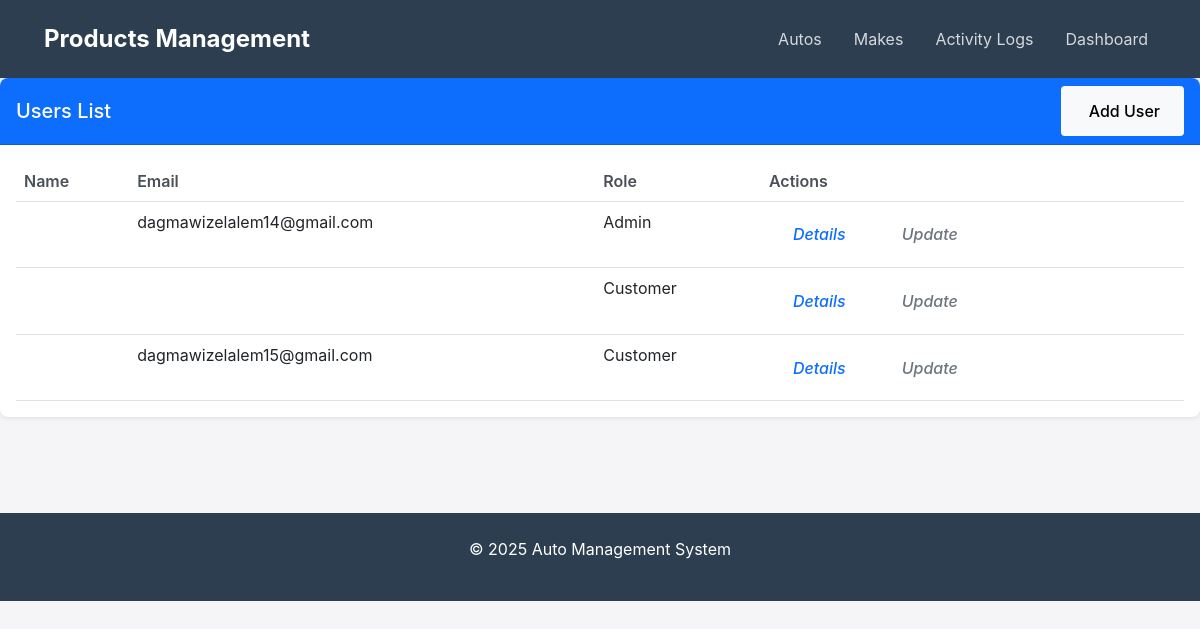
Page /users/ (signed in) on the committed database.
### users/models.py (models this page shows)
class CustomUser(AbstractUser):
    email = models.EmailField(_('email address'), unique=True)
    phone = models.CharField(
        _('phone number'),
        max_length=15,
        blank=True,
        null=True,
        help_text=_('Format: +1234567890')
    )
    address = models.TextField(
        _('address'),
        blank=True,
        null=True,
        help_text=_('Your shipping address')
    )
    class Role(models.TextChoices):
        CUSTOMER = 'CUSTOMER', _('Customer')
        ADMIN = 'ADMIN', _('Admin')
        STAFF = 'STAFF', _('Staff')
    role = models.CharField(
        _('role'),
        max_length=20,
        choices=Role.choices,
        default=Role.CUSTOMER  # Default to customer
    )
    email_verified = models.BooleanField(default=False)
    phone_verified = models.BooleanField(default=False)
    date_joined = models.DateTimeField(auto_now_add=True)
    date_of_birth = models.DateField(
        _('date of birth'),
        blank=True,
        null=True,
        help_text=_('Format: YYYY-MM-DD')
    )
    USERNAME_FIELD = 'email'
    REQUIRED_FIELDS = ['username']
    class Meta:
        verbose_name = _('User')
        verbose_name_plural = _('Users')

### users/views.py (the view)
# urls.py: path('', MainusersView.as_view(), name='main'),
class MainusersView(StaffRequiredMixin, ListView):
    model = CustomUser
    template_name = 'users/main.html'
    context_object_name = 'users_list'
    def get_queryset(self):
        if self.request.user.role == CustomUser.Role.ADMIN:
            return CustomUser.objects.all()
        return CustomUser.objects.filter(role=CustomUser.Role.CUSTOMER)

### cart/context_processors.py (called while the page is built)
def cart(request):
    return {
        'cart_count': len(get_cart(request))
    }

### cart/utils.py (called while the page is built)
def get_cart(request):
    return Cart(request)

    def __len__(self):
        if not isinstance(self.cart, dict):  # Handle case where cart isn't a dict
            return 0
        return sum(item['quantity'] for item in self.cart.values())

### users/views.py (called while the page is built)
    def dispatch(self, request, *args, **kwargs):
        if not request.user.is_authenticated:
            return self.handle_no_permission()
        if request.user.role not in [CustomUser.Role.ADMIN, CustomUser.Role.STAFF]:
            messages.error(
                request, "You don't have permission to access this page.")
            return redirect('profiles:customer_profile')
        return super().dispatch(request, *args, **kwargs)

### users/templates/users/main.html (shortened to what this page needs)
{% extends "base.html" %}
{% load static %}
{% block content %}
<div class="card shadow-sm">
    <div class="card-header bg-primary text-white d-flex justify-content-between align-items-center">
        <h2 class="h5 mb-0">Users List</h2>
        {% if request.user.is_superuser or request.user.role == 'ADMIN' %}
        <a href="{% url 'users:create' %}" class="btn btn-light btn-sm">
             Add User
        </a>
        {% endif %}
    </div>
    <div class="card-body">
        {% if users_list %}
        <div class="table-responsive">
            <table class="table table-hover">
                <thead>
                    <tr>
                        <th>Name</th>
                        <th>Email</th>
                        <th>Role</th>
                        <th>Actions</th>
                    </tr>
                </thead>
                <tbody>
                    {% for user in users_list %}
                    <tr>
                        <td>
                        </td>
                        <td>{{ user.email }}</td>
                        <td>{{ user.get_role_display }}</td>
                        <td>
                            <div class="d-flex gap-2">
                                <a href="{% url 'users:detail' user.id %}" class="btn btn-sm btn-outline-primary">
                                    <i class="fas fa-eye">Details</i>
                                </a>
                                {% if request.user.is_superuser or request.user.role == 'ADMIN' %}
                                <a href="{% url 'users:update' user.id %}" class="btn btn-sm btn-outline-secondary">
                                    <i class="fas fa-edit">Update</i>
                                </a>
                                {% endif %}
                            </div>
                        </td>
                    </tr>
                    {% endfor %}
                </tbody>
            </table>
        </div>
        {% else %}
        <div class="alert alert-info">
            There are no users in the database.
        </div>
        {% endif %}
    </div>
</div>
{% endblock %}

### static/css/base.css (style rules this page uses)
.btn { padding: 0.8rem 1.5rem; border: none; border-radius: 4px; font-size: 1rem; cursor: pointer; transition: all 0.2s; text-decoration: none; display: inline-block; }
body { background-color: #f8f9fa; }
.card { border: none; border-radius: 0.5rem; }
.card-header { border-radius: 0.5rem 0.5rem 0 0 !important; }
.table { margin-bottom: 0; }
.table th { border-top: none; font-weight: 600; color: #495057; }
.btn { border-radius: 0.25rem; font-weight: 500; }

### templates/base.html (style rules this page uses)
body { background-color: #f5f5f7; color: #1d1d1f; font-family: -apple-system, BlinkMacSystemFont, "Segoe UI", Roboto, Helvetica, Arial, sans-serif; margin: 0; padding: 0; min-height: 100vh; }

### rows in the picture
CustomUser: email "dagmawizelalem14@gmail.com", role "Admin", is_superuser "Update"
CustomUser: role "Customer"
CustomUser: email "dagmawizelalem15@gmail.com", role "Customer"
